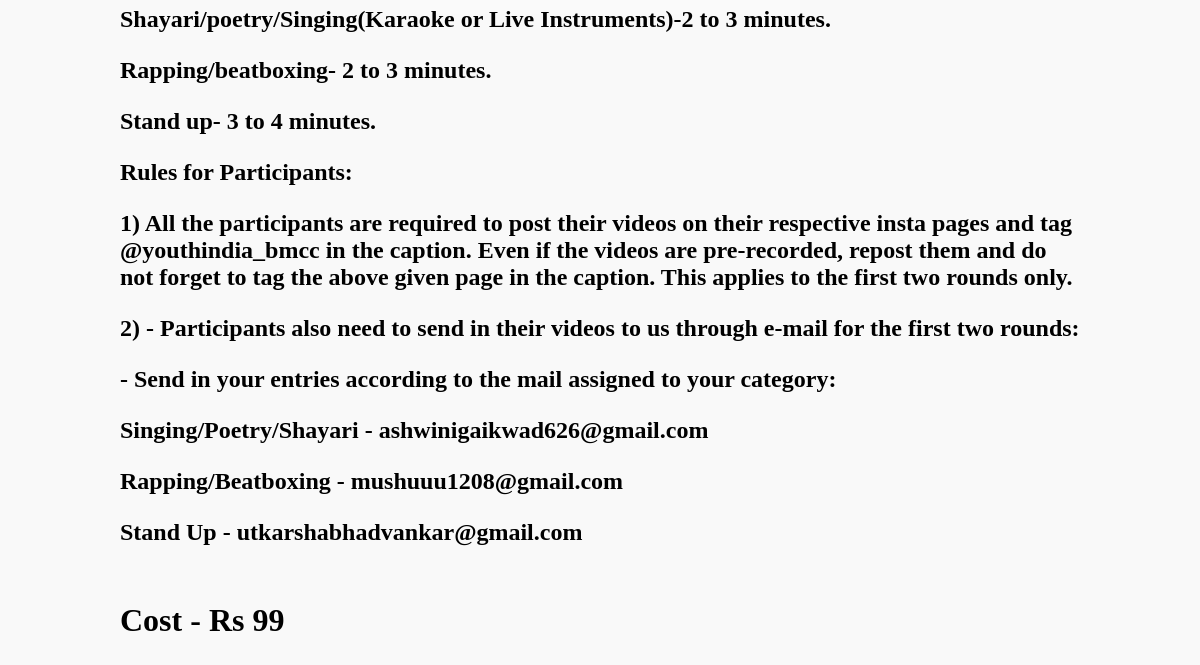
The page /events/STRIKE THE MIC(BMCC) (lower part) on the database as committed earlier.
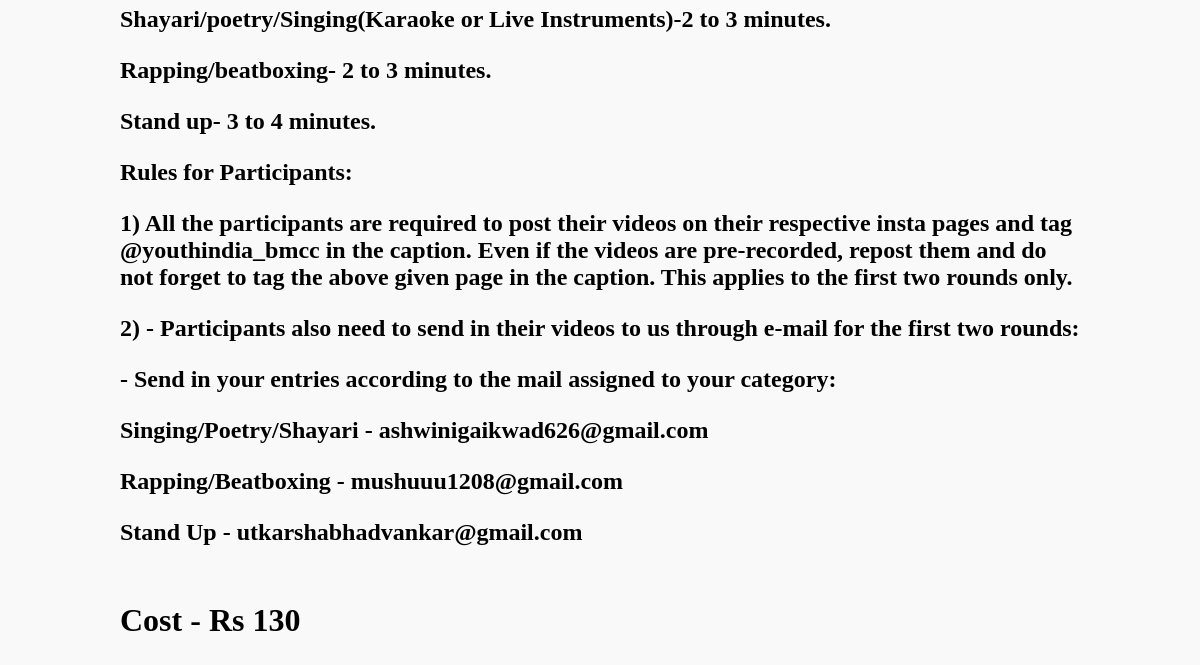
The same page on the database as committed later.
### firstapp/models.py (models this page shows, shortened)
class events(models.Model):
    name = models.CharField(max_length= 100)
    states = (('West Bengal' , 'West bengal'),
              ('Delhi','Delhi'),
              ('Maharashtra','Maharashtra'),
              ('Odisha','Odisha'),
              ('Tamil Nadu','Tamil Nadu'))
    cluster_choices = (('1','1'), ('2','2'))
    select_state = models.CharField(max_length=50, choices = states, default = 1)
    cluster = models.CharField(max_length= 1, choices=cluster_choices, default = 2)
    summary = models.TextField(max_length= 500)
    picture = models.ImageField(upload_to = "event_posters")
    rules = models.TextField(max_length=1500)
    cost = models.IntegerField()
    cost2 = models.IntegerField(default = 0,blank = True)
    total_revenue = models.IntegerField(default = 0)
    participants = models.IntegerField(default = 0)
    start_day = models.DateField(default = datetime.today())
    email = models.EmailField(default = 'prodigygamer143@gmail.com',max_length=50)
    password = models.CharField(default = '8017586761', max_length=100)
    group_event = models.BooleanField(default = False)
    class Meta:
        verbose_name_plural = "Events"

### firstapp/views.py (the view)
# urls.py: path('events/<str:event_name>', views.event_details, name = "event_details"),
def event_details(request, event_name):
    current_event = events.objects.get(name = event_name)
    return render(request, 'event_details.html', {'event' : current_event})

### templates/event_details.html (shortened to what this page needs)
{% extends 'header_file.html' %}
{% load static %}
        {% block extra_links %}
        <link href = "{% static 'event_details.css' %}" rel = "stylesheet" type= "text/css">
        {% endblock %}
        {% block rest_container%}
        <div id = "rest_container">
            <div id = "rules">
                <p> {{ event.rules|linebreaks  }}</p>
            </div>
            <h3 id = "cost">Cost - Rs {{ event.cost }}</h3>
        </div>
        {% endblock %}

Rows that differ between the two databases and show on the page:
changed events: cost "99" → "130"
